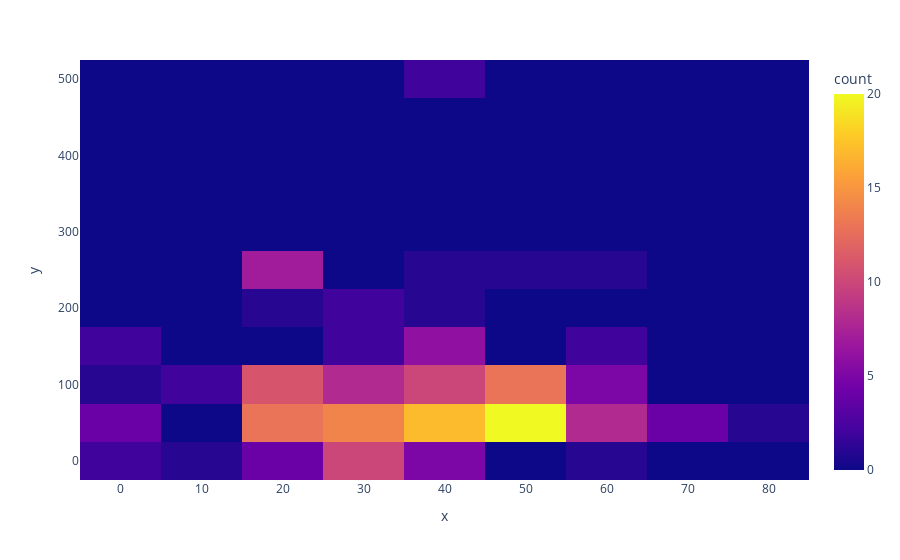

The notebook cell this image was saved under:
### Code cell
# heatmaps in plotly
fig = px.density_heatmap(x = df['age'], y = df['fare'])
fig.show()

### Figure 1 — Plotly figure (JSON) as saved in the notebook; plotly's stock layout.template omitted (floating-point values rounded to 4 significant figures; data arrays with more than 128 entries replaced by an {"elided": "..."} marker saying what was removed)
{"data": [{"coloraxis": "coloraxis", "hovertemplate": "x=%{x}<br>y=%{y}<br>count=%{z}<extra></extra>", "name": "", "type": "histogram2d", "x": {"elided": "182 float values"}, "xaxis": "x", "xbingroup": "x", "y": {"elided": "182 float values"}, "yaxis": "y", "ybingroup": "y"}], "layout": {"coloraxis": {"colorbar": {"title": {"text": "count"}}, "colorscale": [[0, "#0d0887"], [0.1111, "#46039f"], [0.2222, "#7201a8"], [0.3333, "#9c179e"], [0.4444, "#bd3786"], [0.5556, "#d8576b"], [0.6667, "#ed7953"], [0.7778, "#fb9f3a"], [0.8889, "#fdca26"], [1, "#f0f921"]]}, "legend": {"tracegroupgap": 0}, "margin": {"t": 60}, "xaxis": {"anchor": "y", "domain": [0, 1], "title": {"text": "x"}}, "yaxis": {"anchor": "x", "domain": [0, 1], "title": {"text": "y"}}}}
